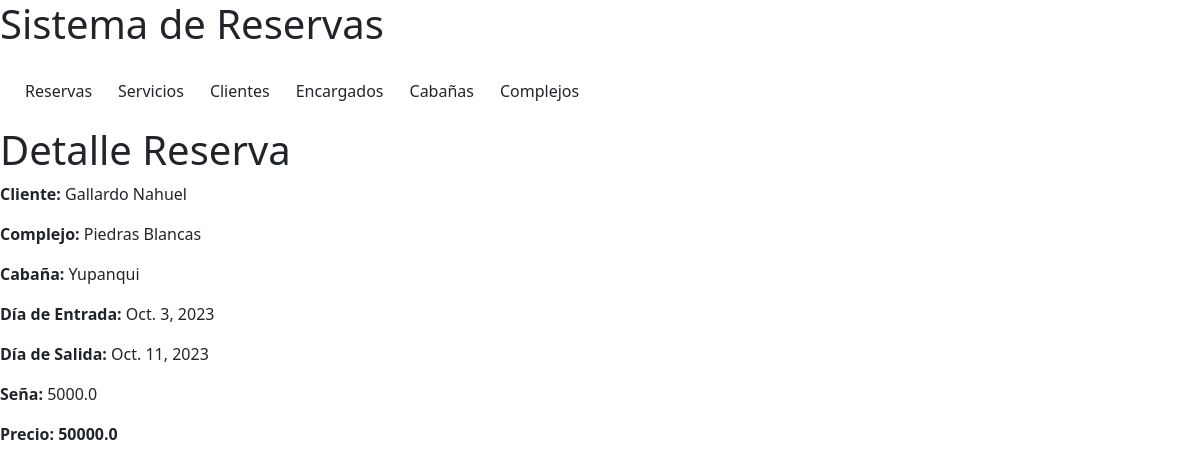
/reservas/reservas/1/, run on an earlier commit of the app's database.
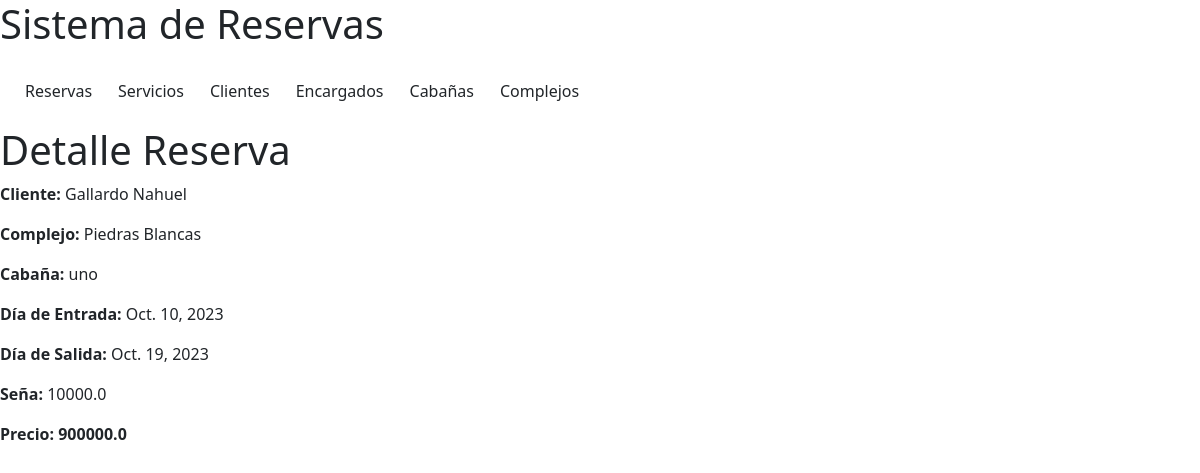
And on a later commit of the database.
### reservas/models.py (models this page shows, shortened)
class Reserva(models.Model):
    cliente = models.ForeignKey(Cliente, on_delete=models.CASCADE)
    complejo = models.ForeignKey(Complejo, on_delete=models.CASCADE)
    cabania = models.ForeignKey(Cabania, on_delete=models.CASCADE, default=None)
    diaEntrada = models.DateField()
    diaSalida = models.DateField()
    seña = models.FloatField(default=0, max_length=12)
    precio = models.FloatField(default=0,max_length=12)

class Cliente(models.Model):
    dni = models.IntegerField()
    apellido_nombre = models.CharField(max_length=100)
    telefono = models.CharField(max_length=30)
    email = models.CharField(max_length=50, default="user@gmail.com")
    pais = models.CharField(max_length=30, default="Argentina")
    provincia = models.CharField(max_length=30, default="Cordoba")
    localidad = models.CharField(max_length=30, default="Cordoba")

class Complejo(models.Model):
    nombre = models.CharField(max_length=100)
    direccion = models.CharField(max_length=100)
    encargado = models.ForeignKey(Encargado, on_delete=models.CASCADE)
    def __str__(self):
        return self.nombre

class Cabania(models.Model):
    nombre = models.CharField(max_length=100)
    tipo = models.CharField(max_length=15, choices=[('Apart','Apart'), ('Cabaña', 'Cabaña'), ('Departamento','Departamento'), ('Habitacion','Habitacion')])
    capacidad = models.CharField(max_length=2)
    precio = models.FloatField(max_length=10)
    complejo = models.ForeignKey(Complejo, on_delete=models.CASCADE, default="none")
    def __str__(self):
        return self.nombre

### reservas/views.py (the view)
# urls.py: path('reservas/<int:reserva_id>/', views.detalle_reserva, name='detalle_reserva'),
def detalle_reserva(request, reserva_id):
    reserva = Reserva.objects.get(id=reserva_id)
    context = {
        'reserva': reserva
    }
    return render(request, 'detalle_reserva.html', context)

### reservas/templates/detalle_reserva.html
{% include 'navbar.html' %}
{% block content %}
<div class="detalle">
    <h1>Detalle Reserva</h1>
    <p><strong>Cliente: </strong>{{ reserva.cliente.apellido_nombre }}</p>
    <p><strong>Complejo: </strong>{{ reserva.complejo }}</p>
    <p><strong>Cabaña: </strong>{{ reserva.cabania }}</p>
    <p><strong>Día de Entrada: </strong>{{ reserva.diaEntrada }}</p>
    <p><strong>Día de Salida: </strong>{{ reserva.diaSalida }}</p>
    <p><strong>Seña: </strong>{{ reserva.seña }}</p>
    <p><strong>Precio: </st>{{ reserva.precio }}</p>
</div>
{% endblock %}

### reservas/templates/navbar.html (shortened to what this page needs)
{% extends 'base.html' %}
{% load static %}
{% block content %}
<header>
    <h1>Sistema de Reservas</h1>
</header>
<nav class="navbar navbar-expand-lg">
    <div class="container-fluid">
        <div class="navbar collapse navbar-collapse" id="navbarSupportedContent" >
            <ul class="navbar-nav me-auto mb-2 mb-lg-0">
                <li class="nav-item">
                    <a class="btn" id="reservasBtn" href="/reservas">Reservas</a>
                </li>
                <li class="nav-item">
                    <a class="btn" id="serviciosBtn" href="/servicios">Servicios</a>
                </li>
                <li class="nav-item">
                    <a class="btn" id="clientesBtn" href="/clientes">Clientes</a>
                </li>
                <li class="nav-item">
                    <a class="btn" id="encargadosBtn" href="/encargados">Encargados</a>
                </li>
                <li class="nav-item">
                    <a class="btn" id="cabaniasBtn" href="/cabanias">Cabañas</a>
                </li>
                <li class="nav-item">
                    <a class="btn" id="complejosBtn" href="/complejos">Complejos</a>
                </li>
            </ul>
        </div>
    </div>
</nav>
{% endblock %}

### reservas/templates/base.html (shortened to what this page needs)
{% load static %}
<!DOCTYPE html>
<html lang="es">
<head>
    <link href="https://cdn.jsdelivr.net/npm/bootstrap@5.3.2/dist/css/bootstrap.min.css" rel="stylesheet">
</head>
<body>
    {% block content %}
    {% endblock %}
</body>
</html>

What changed in the data, as far as the page shows it:
changed Reserva "Gallardo Nahuel": cabania "Yupanqui" → "uno"; diaEntrada "Oct. 3, 2023" → "Oct. 10, 2023"; diaSalida "Oct. 11, 2023" → "Oct. 19, 2023"; seña "5000.0" → "10000.0"; precio "50000.0" → "900000.0"
